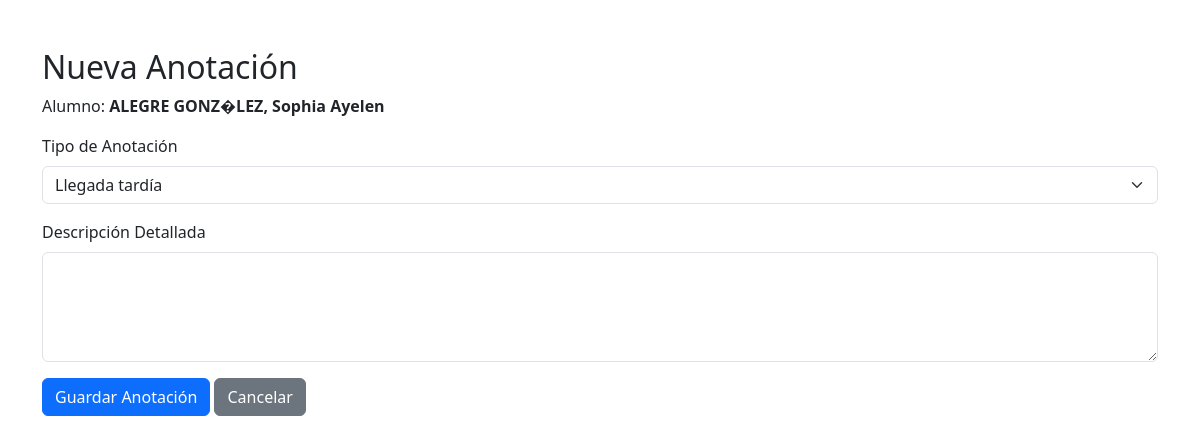
/anotacion/nuevo/2, run on an earlier commit of the app's database.
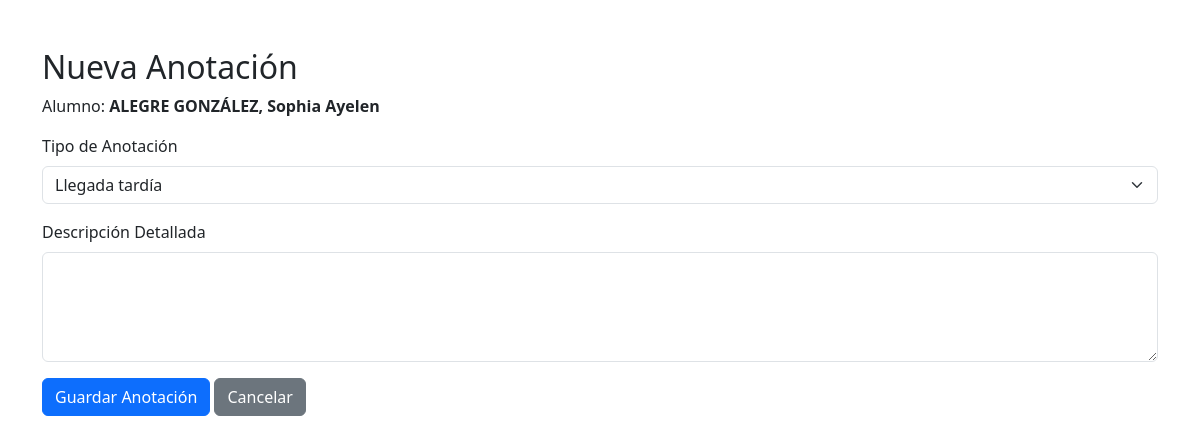
And on a later commit of the database.
### models.py (models this page shows)
class Alumno(db.Model):
    __tablename__ = 'alumno'
    id = db.Column(db.Integer, primary_key=True)
    nombre = db.Column(db.String(100), nullable=False)
    nro_lista = db.Column(db.Integer)
    curso = db.Column(db.Integer, db.ForeignKey('curso.id_curso'))

### app.py (the view)
@app.route('/anotacion/nuevo/<int:id_alumno>')
def vista_agregar_anotacion(id_alumno):
    alumno = Alumno.query.get_or_404(id_alumno)
    tipos_anecdota = Anecdotario.query.all()
    print(len(tipos_anecdota))
    return render_template('agregar_anotacion.html', alumno=alumno, tipos_anecdota=tipos_anecdota)

### templates/agregar_anotacion.html (shortened to what this page needs)
<!DOCTYPE html>
<html lang="es">
<head>
    <link href="https://cdn.jsdelivr.net/npm/bootstrap@5.3.0/dist/css/bootstrap.min.css" rel="stylesheet">
</head>
<body>
    <div class="container mt-5">
        <h2>Nueva Anotación</h2>
        <p>Alumno: <strong>{{ alumno.nombre }}</strong></p>
        <form action="{{ url_for('guardar_anotacion') }}" method="POST">
            <div class="mb-3">
                <label for="id_anecdota" class="form-label">Tipo de Anotación</label>
                <select class="form-select" id="id_anecdota" name="id_anecdota" required>
                    {% for item in tipos_anecdota %}
                        <option value="{{ item.id_anecdota }}">{{ item.descripcion }}</option>
                    {% endfor %}
                </select>
            </div>
            <div class="mb-3">
                <label for="descripcion" class="form-label">Descripción Detallada</label>
                <textarea class="form-control" id="descripcion" name="descripcion" rows="4" required></textarea>
            </div>
            <button type="submit" class="btn btn-primary">Guardar Anotación</button>
            <a href="{{ url_for('listar_alumnos', id_curso=alumno.curso) }}" class="btn btn-secondary">Cancelar</a>
        </form>
    </div>
</body>
</html>

What changed in the data, as far as the page shows it:
changed Alumno: nombre "ALEGRE GONZ�LEZ, Sophia Ayelen" → "ALEGRE GONZÁLEZ, Sophia Ayelen"
